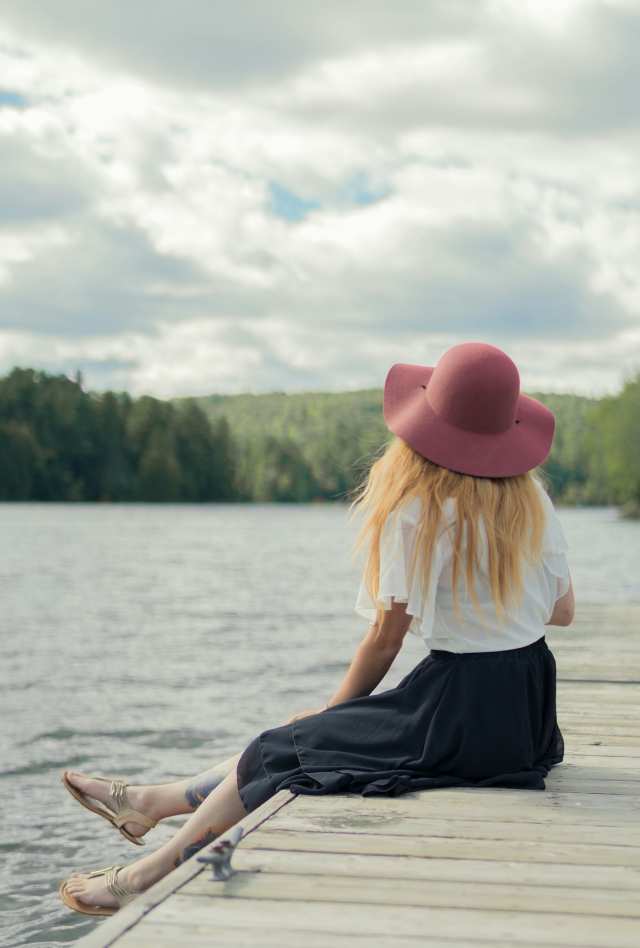
#> input picture images/mix909-AsJirOOLN_s-unsplash.jpg, 1920 x 2844 px (shown at 1/3 size)
$ jupyter execute --allow-errors InPainting.ipynb   (shell and % lines are left out)
#> lines starting #> are read from the running program, lines starting #| are printed output that depends on the picture
## SAM with stable diffusion 2 inpainting model

[cell 1]
import torch
from torchvision import transforms
from torchvision.transforms.functional import to_pil_image, to_tensor

import PIL, cv2
from PIL import Image

from io import BytesIO
from IPython.display import display
import base64, json, requests
from matplotlib import pyplot as plt

import numpy as np
import copy

import sys

from segment_anything import sam_model_registry, SamAutomaticMaskGenerator, SamPredictor

## stable diffusion model

[cell 2]
from diffusers import StableDiffusionInpaintPipeline, EulerDiscreteScheduler

model_dir = "stabilityai/stable-diffusion-2-inpainting"

#> (the rest of this cell did not finish here and is left out)

[cell 3]
target_width, target_height = 512, 512
source_image = Image.open('images/mix909-AsJirOOLN_s-unsplash.jpg')
#> source_image is the input picture: PIL image 1920x2844 RGB; mean R, G, B 174.3, 176.4, 167.4

width, height = source_image.size
#> width = 1920; height = 2844

source_image = source_image.crop((0, height-width, width, height))
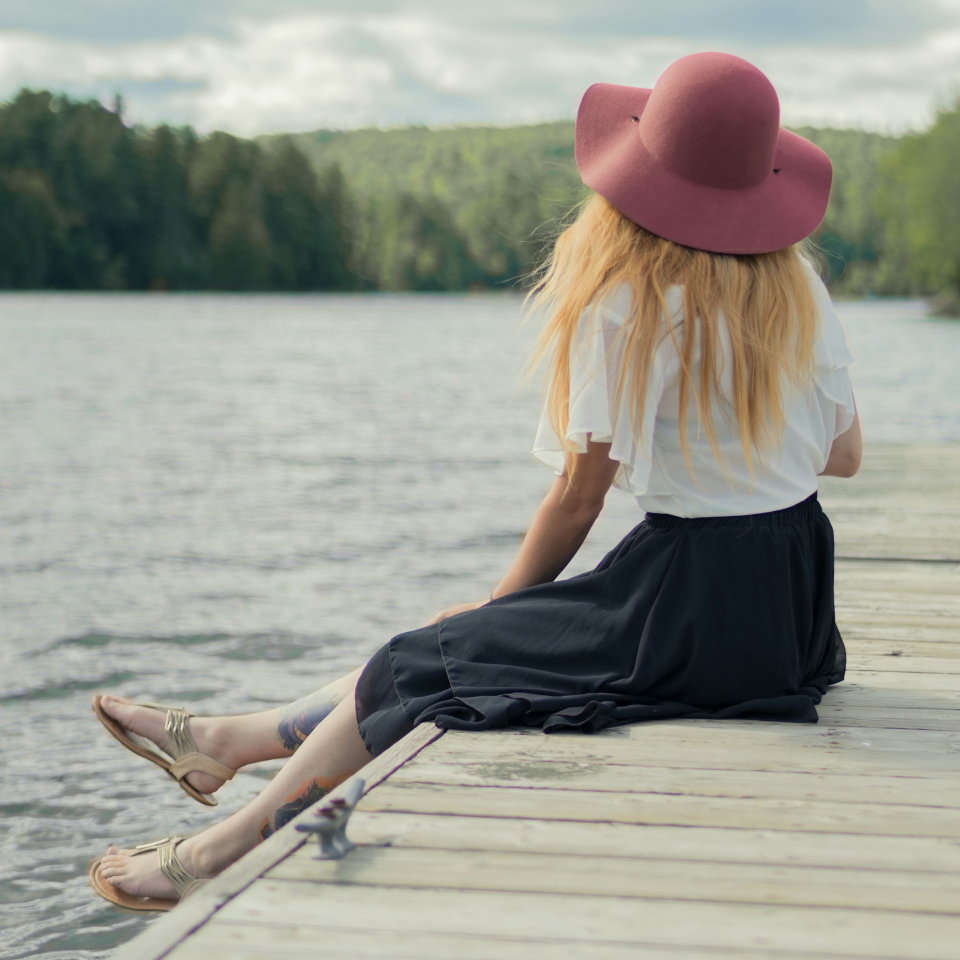
#> source_image: PIL image 1920x1920 RGB (shown at 1/2 size); mean R, G, B 154.3, 154.7, 144.3

source_image = source_image.resize((target_width, target_height), Image.LANCZOS)
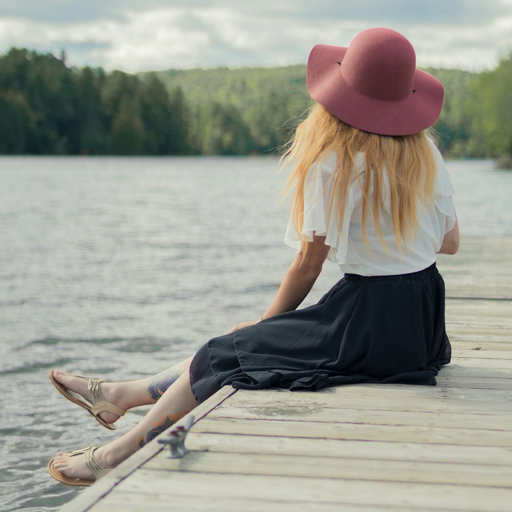
#> source_image: PIL image 512x512 RGB; mean R, G, B 154.3, 154.7, 144.3

segmentation_image = np.asarray(source_image)
display(source_image)

[cell 4]
sam_checkpoint = "weights/sam_vit_h_4b8939.pth"
model_type = "vit_h"

device = "cuda"

#> (the rest of this cell did not finish here and is left out)

#> (a cell that did not finish here is left out)

[cell 6]
# [30 lines left out: function show_anns, not called in this run]

[cell 7]
plt.figure(figsize=(10,10))
#> (this line was passed over: IPython is not available in this run)
plt.imshow(source_image)
#> (this line was passed over: IPython is not available in this run)
